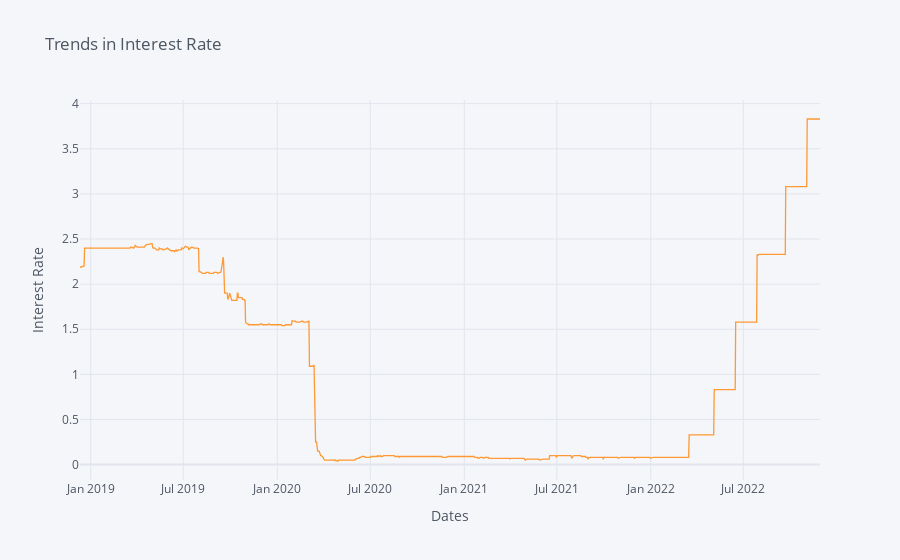

Notebook source saved alongside this figure:
### Code cell
final['IR'].iplot(title='Trends in Interest Rate', xTitle='Dates',yTitle='Interest Rate')

### Figure 1 — Plotly figure (JSON) as saved in the notebook; plotly's stock layout.template omitted (floating-point values rounded to 4 significant figures; data arrays with more than 128 entries replaced by an {"elided": "..."} marker saying what was removed)
{"data": [{"line": {"color": "rgba(255, 153, 51, 1.0)", "dash": "solid", "shape": "linear", "width": 1.3}, "mode": "lines", "name": "IR", "text": "", "type": "scatter", "x": {"elided": "999 str values"}, "y": {"elided": "999 float values"}}], "layout": {"legend": {"bgcolor": "#F5F6F9", "font": {"color": "#4D5663"}}, "paper_bgcolor": "#F5F6F9", "plot_bgcolor": "#F5F6F9", "title": {"font": {"color": "#4D5663"}, "text": "Trends in Interest Rate"}, "xaxis": {"gridcolor": "#E1E5ED", "showgrid": true, "tickfont": {"color": "#4D5663"}, "title": {"font": {"color": "#4D5663"}, "text": "Dates"}, "zerolinecolor": "#E1E5ED"}, "yaxis": {"gridcolor": "#E1E5ED", "showgrid": true, "tickfont": {"color": "#4D5663"}, "title": {"font": {"color": "#4D5663"}, "text": "Interest Rate"}, "zerolinecolor": "#E1E5ED"}}}
